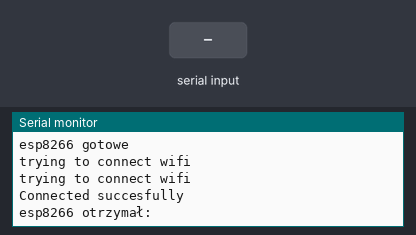
This sketch was run on a simulated ESP8266 (NodeMCU). On the bench: the last lines printed to the serial monitor. Inputs (shaded band) come from the test bench. WiFi joins after 1.5 s; servers stay silent unless stated; uploads are accepted with an empty reply.

Above: at 3.2 s.
3.3 s: "1\n" received over Serial
At 3.3 s:
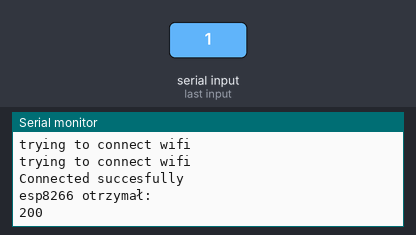
4.8 s: "0\n" received over Serial
At 6.1 s:
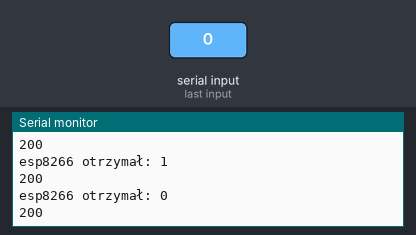
6.3 s: "2\n" received over Serial
At 6.76 s:
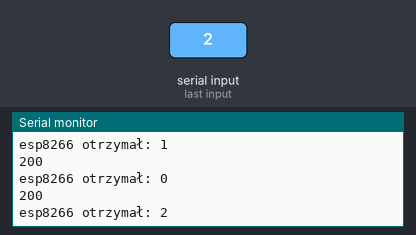

The sketch:

esp8266Code.ino
```cpp
#include <ESP8266WiFi.h>
#include <ESP8266HTTPClient.h>

const String ssid = "";
const String password = "";
const String serverName = "";
WiFiClient client;

void setup()
{
  Serial.begin(9600);
  Serial.println("esp8266 gotowe");

  WiFi.begin(ssid, password);
  while (WiFi.status() != WL_CONNECTED)
  {
    delay(1000);
    Serial.println("trying to connect wifi");
  }
  Serial.println("Connected succesfully");
}

void loop()
{
  String dataFromArduino = Serial.readStringUntil('\n');
  dataFromArduino.trim();

  Serial.println("esp8266 otrzymał: " + dataFromArduino);

  if (WiFi.status() == WL_CONNECTED)
  {
    HTTPClient http;

    http.begin(client, serverName);
    http.addHeader("Content-Type", "application/json");

    String postData = "{\"value\":\"" + dataFromArduino + "\"}";

    int httpResponseCode = http.POST(postData);

    if (httpResponseCode > 0)
    {
      String response = http.getString();
      Serial.println(httpResponseCode);
      Serial.println(response);
    }
    else
    {
      Serial.print("Błąd połączenia: ");
      Serial.println(httpResponseCode);
      Serial.println(WiFi.localIP());
    }
    http.end();
  }
  else
  {
    Serial.println("Rozłączono z WiFi");
  }

  delay(1000);
}
```

Measured:
- after the input at 4.8 s, the serial monitor: prints a new line after 0.61 s (image 2)
- after the input at 6.3 s, the serial monitor: prints a new line after 0.31 s (image 3)
